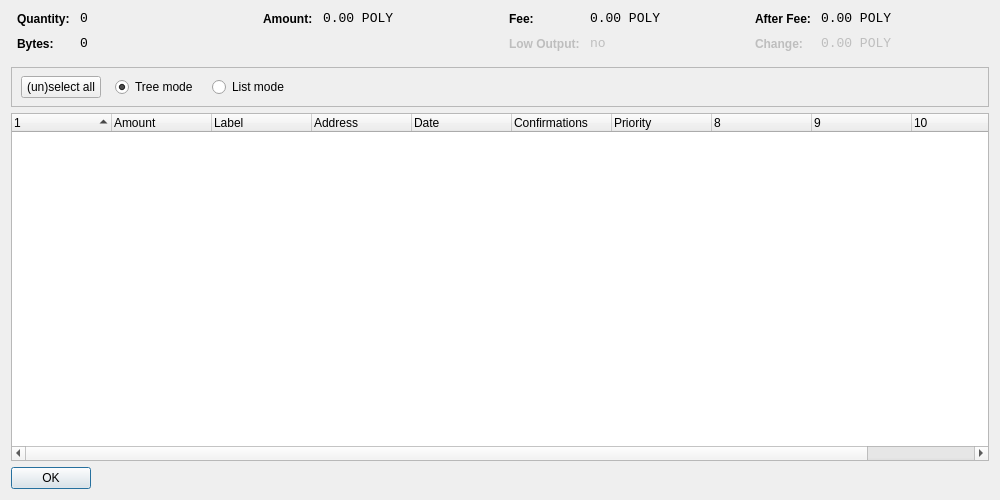
<?xml version="1.0" encoding="UTF-8"?>
<ui version="4.0">
 <class>CoinControlDialog</class>
 <widget class="QDialog" name="CoinControlDialog">
  <property name="geometry">
   <rect>
    <x>0</x>
    <y>0</y>
    <width>1000</width>
    <height>500</height>
   </rect>
  </property>
  <property name="windowTitle">
   <string>Coin Control</string>
  </property>
  <layout class="QVBoxLayout" name="verticalLayout">
   <item>
    <layout class="QHBoxLayout" name="horizontalLayoutTop" stretch="0,0,0,0">
     <property name="topMargin">
      <number>0</number>
     </property>
     <property name="bottomMargin">
      <number>10</number>
     </property>
     <item>
      <layout class="QFormLayout" name="formLayoutCoinControl1">
       <property name="horizontalSpacing">
        <number>10</number>
       </property>
       <property name="verticalSpacing">
        <number>10</number>
       </property>
       <property name="leftMargin">
        <number>6</number>
       </property>
       <property name="rightMargin">
        <number>6</number>
       </property>
       <item row="0" column="0">
        <widget class="QLabel" name="labelCoinControlQuantityText">
         <property name="styleSheet">
          <string notr="true">font-weight:bold;</string>
         </property>
         <property name="text">
          <string>Quantity:</string>
         </property>
        </widget>
       </item>
       <item row="0" column="1">
        <widget class="QLabel" name="labelCoinControlQuantity">
         <property name="font">
          <font>
           <family>Monospace</family>
           <pointsize>10</pointsize>
          </font>
         </property>
         <property name="cursor">
          <cursorShape>IBeamCursor</cursorShape>
         </property>
         <property name="contextMenuPolicy">
          <enum>Qt::ActionsContextMenu</enum>
         </property>
         <property name="text">
          <string notr="true">0</string>
         </property>
         <property name="textInteractionFlags">
          <set>Qt::LinksAccessibleByMouse|Qt::TextSelectableByKeyboard|Qt::TextSelectableByMouse</set>
         </property>
        </widget>
       </item>
       <item row="1" column="0">
        <widget class="QLabel" name="labelCoinControlBytesText">
         <property name="styleSheet">
          <string notr="true">font-weight:bold;</string>
         </property>
         <property name="text">
          <string>Bytes:</string>
         </property>
        </widget>
       </item>
       <item row="1" column="1">
        <widget class="QLabel" name="labelCoinControlBytes">
         <property name="font">
          <font>
           <family>Monospace</family>
           <pointsize>10</pointsize>
          </font>
         </property>
         <property name="cursor">
          <cursorShape>IBeamCursor</cursorShape>
         </property>
         <property name="contextMenuPolicy">
          <enum>Qt::ActionsContextMenu</enum>
         </property>
         <property name="text">
          <string notr="true">0</string>
         </property>
         <property name="textInteractionFlags">
          <set>Qt::LinksAccessibleByMouse|Qt::TextSelectableByKeyboard|Qt::TextSelectableByMouse</set>
         </property>
        </widget>
       </item>
      </layout>
     </item>
     <item>
      <layout class="QFormLayout" name="formLayoutCoinControl2">
       <property name="horizontalSpacing">
        <number>10</number>
       </property>
       <property name="verticalSpacing">
        <number>10</number>
       </property>
       <property name="leftMargin">
        <number>6</number>
       </property>
       <property name="rightMargin">
        <number>6</number>
       </property>
       <item row="0" column="0">
        <widget class="QLabel" name="labelCoinControlAmountText">
         <property name="styleSheet">
          <string notr="true">font-weight:bold;</string>
         </property>
         <property name="text">
          <string>Amount:</string>
         </property>
        </widget>
       </item>
       <item row="0" column="1">
        <widget class="QLabel" name="labelCoinControlAmount">
         <property name="font">
          <font>
           <family>Monospace</family>
           <pointsize>10</pointsize>
          </font>
         </property>
         <property name="cursor">
          <cursorShape>IBeamCursor</cursorShape>
         </property>
         <property name="contextMenuPolicy">
          <enum>Qt::ActionsContextMenu</enum>
         </property>
         <property name="text">
          <string notr="true">0.00 POLY</string>
         </property>
         <property name="textInteractionFlags">
          <set>Qt::LinksAccessibleByMouse|Qt::TextSelectableByKeyboard|Qt::TextSelectableByMouse</set>
         </property>
        </widget>
       </item>
      </layout>
     </item>
     <item>
      <layout class="QFormLayout" name="formLayoutCoinControl3">
       <property name="horizontalSpacing">
        <number>10</number>
       </property>
       <property name="verticalSpacing">
        <number>10</number>
       </property>
       <property name="leftMargin">
        <number>6</number>
       </property>
       <property name="rightMargin">
        <number>6</number>
       </property>
       <item row="0" column="0">
        <widget class="QLabel" name="labelCoinControlFeeText">
         <property name="styleSheet">
          <string notr="true">font-weight:bold;</string>
         </property>
         <property name="text">
          <string>Fee:</string>
         </property>
        </widget>
       </item>
       <item row="0" column="1">
        <widget class="QLabel" name="labelCoinControlFee">
         <property name="font">
          <font>
           <family>Monospace</family>
           <pointsize>10</pointsize>
          </font>
         </property>
         <property name="cursor">
          <cursorShape>IBeamCursor</cursorShape>
         </property>
         <property name="contextMenuPolicy">
          <enum>Qt::ActionsContextMenu</enum>
         </property>
         <property name="text">
          <string notr="true">0.00 POLY</string>
         </property>
         <property name="textInteractionFlags">
          <set>Qt::LinksAccessibleByMouse|Qt::TextSelectableByKeyboard|Qt::TextSelectableByMouse</set>
         </property>
        </widget>
       </item>
       <item row="1" column="0">
        <widget class="QLabel" name="labelCoinControlLowOutputText">
         <property name="enabled">
          <bool>false</bool>
         </property>
         <property name="styleSheet">
          <string notr="true">font-weight:bold;</string>
         </property>
         <property name="text">
          <string>Low Output:</string>
         </property>
        </widget>
       </item>
       <item row="1" column="1">
        <widget class="QLabel" name="labelCoinControlLowOutput">
         <property name="enabled">
          <bool>false</bool>
         </property>
         <property name="font">
          <font>
           <family>Monospace</family>
           <pointsize>10</pointsize>
          </font>
         </property>
         <property name="cursor">
          <cursorShape>IBeamCursor</cursorShape>
         </property>
         <property name="contextMenuPolicy">
          <enum>Qt::ActionsContextMenu</enum>
         </property>
         <property name="text">
          <string notr="true">no</string>
         </property>
         <property name="textInteractionFlags">
          <set>Qt::LinksAccessibleByMouse|Qt::TextSelectableByKeyboard|Qt::TextSelectableByMouse</set>
         </property>
        </widget>
       </item>
      </layout>
     </item>
     <item>
      <layout class="QFormLayout" name="formLayoutCoinControl4">
       <property name="horizontalSpacing">
        <number>10</number>
       </property>
       <property name="verticalSpacing">
        <number>10</number>
       </property>
       <property name="leftMargin">
        <number>6</number>
       </property>
       <property name="rightMargin">
        <number>6</number>
       </property>
       <item row="0" column="0">
        <widget class="QLabel" name="labelCoinControlAfterFeeText">
         <property name="styleSheet">
          <string notr="true">font-weight:bold;</string>
         </property>
         <property name="text">
          <string>After Fee:</string>
         </property>
        </widget>
       </item>
       <item row="0" column="1">
        <widget class="QLabel" name="labelCoinControlAfterFee">
         <property name="font">
          <font>
           <family>Monospace</family>
           <pointsize>10</pointsize>
          </font>
         </property>
         <property name="cursor">
          <cursorShape>IBeamCursor</cursorShape>
         </property>
         <property name="contextMenuPolicy">
          <enum>Qt::ActionsContextMenu</enum>
         </property>
         <property name="text">
          <string notr="true">0.00 POLY</string>
         </property>
         <property name="textInteractionFlags">
          <set>Qt::LinksAccessibleByMouse|Qt::TextSelectableByKeyboard|Qt::TextSelectableByMouse</set>
         </property>
        </widget>
       </item>
       <item row="1" column="0">
        <widget class="QLabel" name="labelCoinControlChangeText">
         <property name="enabled">
          <bool>false</bool>
         </property>
         <property name="styleSheet">
          <string notr="true">font-weight:bold;</string>
         </property>
         <property name="text">
          <string>Change:</string>
         </property>
        </widget>
       </item>
       <item row="1" column="1">
        <widget class="QLabel" name="labelCoinControlChange">
         <property name="enabled">
          <bool>false</bool>
         </property>
         <property name="font">
          <font>
           <family>Monospace</family>
           <pointsize>10</pointsize>
          </font>
         </property>
         <property name="cursor">
          <cursorShape>IBeamCursor</cursorShape>
         </property>
         <property name="contextMenuPolicy">
          <enum>Qt::ActionsContextMenu</enum>
         </property>
         <property name="text">
          <string notr="true">0.00 POLY</string>
         </property>
         <property name="textInteractionFlags">
          <set>Qt::LinksAccessibleByMouse|Qt::TextSelectableByKeyboard|Qt::TextSelectableByMouse</set>
         </property>
        </widget>
       </item>
      </layout>
     </item>
    </layout>
   </item>
   <item>
    <widget class="QFrame" name="frame">
     <property name="minimumSize">
      <size>
       <width>0</width>
       <height>40</height>
      </size>
     </property>
     <property name="frameShape">
      <enum>QFrame::StyledPanel</enum>
     </property>
     <property name="frameShadow">
      <enum>QFrame::Sunken</enum>
     </property>
     <widget class="QWidget" name="horizontalLayoutWidget">
      <property name="geometry">
       <rect>
        <x>10</x>
        <y>0</y>
        <width>781</width>
        <height>41</height>
       </rect>
      </property>
      <layout class="QHBoxLayout" name="horizontalLayoutPanel" stretch="0,0,0,0,0">
       <property name="spacing">
        <number>14</number>
       </property>
       <item>
        <widget class="QPushButton" name="pushButtonSelectAll">
         <property name="sizePolicy">
          <sizepolicy hsizetype="Maximum" vsizetype="Fixed">
           <horstretch>0</horstretch>
           <verstretch>0</verstretch>
          </sizepolicy>
         </property>
         <property name="text">
          <string>(un)select all</string>
         </property>
        </widget>
       </item>
       <item>
        <widget class="QRadioButton" name="radioTreeMode">
         <property name="sizePolicy">
          <sizepolicy hsizetype="Maximum" vsizetype="Fixed">
           <horstretch>0</horstretch>
           <verstretch>0</verstretch>
          </sizepolicy>
         </property>
         <property name="text">
          <string>Tree mode</string>
         </property>
         <property name="checked">
          <bool>true</bool>
         </property>
        </widget>
       </item>
       <item>
        <widget class="QRadioButton" name="radioListMode">
         <property name="sizePolicy">
          <sizepolicy hsizetype="Maximum" vsizetype="Fixed">
           <horstretch>0</horstretch>
           <verstretch>0</verstretch>
          </sizepolicy>
         </property>
         <property name="text">
          <string>List mode</string>
         </property>
        </widget>
       </item>
       <item>
        <spacer name="horizontalSpacer">
         <property name="orientation">
          <enum>Qt::Horizontal</enum>
         </property>
         <property name="sizeHint" stdset="0">
          <size>
           <width>40</width>
           <height>20</height>
          </size>
         </property>
        </spacer>
       </item>
      </layout>
     </widget>
    </widget>
   </item>
   <item>
    <widget class="CoinControlTreeWidget" name="treeWidget">
     <property name="contextMenuPolicy">
      <enum>Qt::CustomContextMenu</enum>
     </property>
     <property name="sortingEnabled">
      <bool>false</bool>
     </property>
     <property name="columnCount">
      <number>11</number>
     </property>
     <attribute name="headerShowSortIndicator" stdset="0">
      <bool>true</bool>
     </attribute>
     <attribute name="headerStretchLastSection">
      <bool>false</bool>
     </attribute>
     <column>
      <property name="text">
       <string/>
      </property>
     </column>
     <column>
      <property name="text">
       <string>Amount</string>
      </property>
     </column>
     <column>
      <property name="text">
       <string>Label</string>
      </property>
     </column>
     <column>
      <property name="text">
       <string>Address</string>
      </property>
     </column>
     <column>
      <property name="text">
       <string>Date</string>
      </property>
     </column>
     <column>
      <property name="text">
       <string>Confirmations</string>
      </property>
      <property name="toolTip">
       <string>Confirmed</string>
      </property>
     </column>
     <column>
      <property name="text">
       <string>Priority</string>
      </property>
     </column>
     <column>
      <property name="text">
       <string/>
      </property>
     </column>
     <column>
      <property name="text">
       <string/>
      </property>
     </column>
     <column>
      <property name="text">
       <string/>
      </property>
     </column>
     <column>
      <property name="text">
       <string/>
      </property>
     </column>
    </widget>
   </item>
   <item>
    <widget class="QDialogButtonBox" name="buttonBox">
     <property name="sizePolicy">
      <sizepolicy hsizetype="Maximum" vsizetype="Fixed">
       <horstretch>0</horstretch>
       <verstretch>0</verstretch>
      </sizepolicy>
     </property>
     <property name="orientation">
      <enum>Qt::Horizontal</enum>
     </property>
     <property name="standardButtons">
      <set>QDialogButtonBox::Ok</set>
     </property>
    </widget>
   </item>
  </layout>
 </widget>
 <customwidgets>
  <customwidget>
   <class>CoinControlTreeWidget</class>
   <extends>QTreeWidget</extends>
   <header>coincontroltreewidget.h</header>
  </customwidget>
 </customwidgets>
 <resources/>
 <connections/>
</ui>
